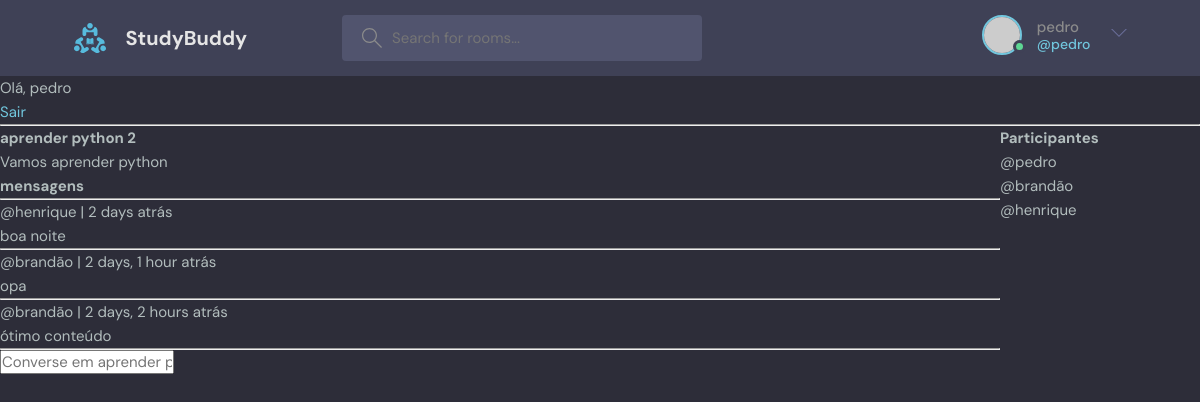
The app's page /room/3/ (signed in) with its own data.
### base/models.py (models this page shows, shortened)
class Room(models.Model):
    host = models.ForeignKey(User, on_delete=models.CASCADE, null=True)
    topic = models.ForeignKey(Topic, on_delete=models.SET_NULL, null=True)
    name = models.CharField(max_length=200)
    discription = models.TextField(null=True, blank=True)
    participants = models.ManyToManyField(
        User, related_name='participants', blank=True)
    updated = models.DateTimeField(auto_now=True)
    created = (models.DateTimeField(auto_now_add=True))
    class Meta:
        ordering = ['-updated', '-created']

class Message(models.Model):
    user = models.ForeignKey(User, on_delete=models.CASCADE)
    room = models.ForeignKey(Room, on_delete=models.CASCADE)
    body = models.TextField()
    updated = models.DateTimeField(auto_now=True)
    created = (models.DateTimeField(auto_now_add=True))
    class Meta:
        ordering = ['-updated', '-created']

### base/views.py (the view, shortened to what this page needs)
# urls.py: path('room/<str:pk>/', views.room, name="room"),
def room(request, pk):
    room = Room.objects.get(id=pk)
    room_messages = room.message_set.all().order_by('-created')
    participants = room.participants.all
    context = {'room':room, 'room_messages':room_messages, 'participants':participants}
    return render(request, 'base/room.html', context)

### base/templates/base/room.html (shortened to what this page needs)
{% extends 'main.html' %}
{% block content %}
<div class="room-container">
    <div>
    <h1>{{room.name}}</h1>
    <p>{{room.discription}}</p>
    <div class="comment-wrapper">
        <h3>mensagens</h3>
        <hr>
        {% for message in room_messages  %}
            <div>
                <small>@{{message.user}} | {{message.created|timesince}} atrás </small>
                <p>{{message.body}}</p>
                <hr>
            </div>
        {% endfor %}
    </div>
    {% if request.user.is_authenticated %}
    <div class="comment-form">
        <form method="POST" action="">
            <input type="text-area" name="body" placeholder="Converse em {{room.name}}" />
        </form>
    </div>
    {% endif %}
    </div>
    <div>
        <h2>Participantes</h2>
        {% for participant in participants %}
            <div>
                <p>@{{participant.username}}</p>
            </div>
        {% endfor %}
    </div>
</div>
{% endblock content %}

### templates/navbar.html (shortened to what this page needs)
{% load static %}
<header class="header header--loggedIn">
    <div class="container">
      <a href="{% url 'home' %}" class="header__logo">
        <img src="{% static 'images/logo.svg' %}" />
        <h1>StudyBuddy</h1>
      </a>
      <form class="header__search" mathod="GET" action="{% url 'home' %}">
        <label>
          <input name="q" placeholder="Search for rooms..." />
        </label>
      </form>
      <nav class="header__menu">
        {% if request.user.is_authenticated %}
        <div class="header__user">
          <a href="profile.html">
            <div class="avatar avatar--medium active">
              <img src="https://randomuser.me/api/portraits/men/37.jpg" />
            </div>
            <p>{{request.user.username}} <span>@{{request.user.username}}</span></p>
          </a>
          <button class="dropdown-button">
            <svg version="1.1" xmlns="http://www.w3.org/2000/svg" width="32" height="32" viewBox="0 0 32 32">
              <title>chevron-down</title>
              <path d="M16 21l-13-13h-3l16 16 16-16h-3l-13 13z"></path>
            </svg>
          </button>
        </div>
        {% else %}
        <Not Logged In >
        <a href="{% url 'login-pagina' %}">
          <img src="{% static 'images/avatar.svg' %}" />
          <p>Login</p>
        </a>
        {% endif %}
      </nav>
    </div>
  </header>
{% if request.user.is_authenticated %}
<p>Olá, {{request.user}}</a></p>
<a href="{% url 'logout' %}">Sair</a>
{% else %}
<a href="{% url 'login-pagina' %}">Entrar</a>
{% endif %}
<hr>

### static/styles/style.css (style rules this page uses)
:root { --color-main: #71c6dd; --color-main-light: #e1f6fb; --color-dark: #3f4156; --color-dark-medium: #51546e; --color-dark-light: #696d97; --color-light: #e5e5e5; --color-gray: #8b8b8b; --color-light-gray: #b2bdbd; --color-bg: #2d2d39; --color-success: #5dd693; --color-error: #fc4b0b; }
* { font-family: "DM Sans", -apple-system, BlinkMacSystemFont, "Segoe UI", Roboto, Oxygen, Ubuntu, Cantarell, "Open Sans", "Helvetica Neue", sans-serif; margin: 0; padding: 0; box-sizing: border-box; text-rendering: optimizeLegibility; font-size: inherit; }
html { font-size: 56.25%; }
@media only screen and (min-width: 1200px) { html { font-size: 62.5%; } }
body { line-height: 1.6; font-weight: 400; font-size: 1.5rem; color: var(--color-light-gray); background-color: var(--color-bg); min-height: 100vh; }
img { width: 100%; }
a { display: inline-block; color: var(--color-main); text-decoration: none; }
.container { max-width: 120rem; width: 90%; margin: auto; }
.avatar { position: relative; display: inline-block; border-radius: 50%; border: 2px solid var(--color-main); }
.avatar img { display: block; border-radius: 50%; object-fit: cover; object-position: center; }
.avatar::after { content: ""; display: block; position: absolute; background-color: var(--color-gray); z-index: 111; border-radius: 50%; border: 0.3rem solid var(--color-dark); }
.avatar.active::after { background-color: var(--color-success); }
.avatar.avatar--medium img { width: 3.6rem; height: 3.6rem; border-radius: 50%; }
.avatar.avatar--medium:after { width: 0.7rem; height: 0.7rem; bottom: 0px; right: -6px; }
.header { padding: 1.5rem; background-color: var(--color-dark); }
.header > .container { display: flex; gap: 9.5rem; }
.header__logo, .header__user { display: flex; gap: 2rem; align-items: center; }
.header__logo > img { height: 3.2rem; width: 3.2rem; }
.header__logo > h1 { font-weight: 700; font-size: 2rem; color: var(--color-light); }
.header__search > label { background-color: var(--color-dark-medium); padding: 1.3rem 1rem; display: flex; align-items: center; gap: 1rem; border-radius: 4px; }
.header__search svg { fill: var(--color-gray); width: 2rem; height: 2rem; margin-left: 1rem; }
.header__search input { width: 30rem; background: transparent; border: none; outline: none; color: var(--color-light); }
.header__menu { margin-left: auto; position: relative; }
.header__menu a { display: flex; gap: 1.5rem; align-items: center; font-weight: 500; text-decoration: none; color: var(--color-gray); }
.header__menu img { height: 3.6rem; }
.header__menu p { line-height: 1.2; }
.header__menu span { color: var(--color-main); font-weight: 500; font-size: 1.4rem; display: block; }
.header__menu svg { width: 1.6rem; height: 1.6rem; fill: var(--color-dark-light); }
.dropdown-button { background: transparent; border: 0; outline: 0; cursor: pointer; }

### base/templates/base/room.html (style rules this page uses)
.room-container { display: grid; grid-template-columns: 5fr 1fr; }

### records on screen
Room: name "aprender python 2", discription "Vamos aprender python", body "Converse em aprender python 2"
Message: user "henrique", created "2 days", body "boa noite"
Message: user "brandão", created "2 days, 1 hour", body "opa"
Message: user "brandão", created "2 days, 2 hours", body "ótimo conteúdo"

### other values on screen
{{ request.user.username }} "pedro"
{{ request.user }} "pedro"
{{ participant.username }} "pedro"
{{ participant.username }} "brandão"
{{ participant.username }} "henrique"
